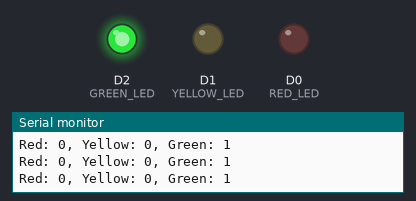
A sketch run on a simulated ESP8266 (NodeMCU). Parts: output pins drawn as LEDs (lit = HIGH), the last lines printed to the serial monitor. WiFi joins after 1.5 s; servers stay silent unless stated.

Above: at 3.7 s.
At 8.5 s:
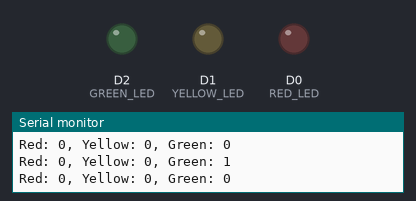
At 13.5 s:
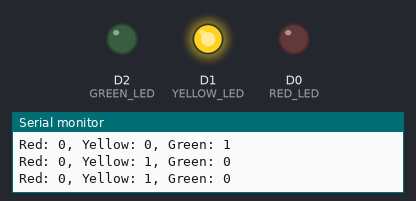
At 21.0 s:
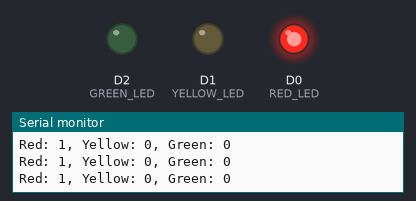
At 28.5 s:
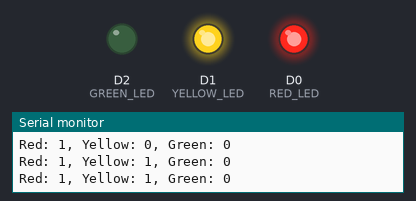
Timing chart, 0 to 40.5 s (numbered marks = the images above):
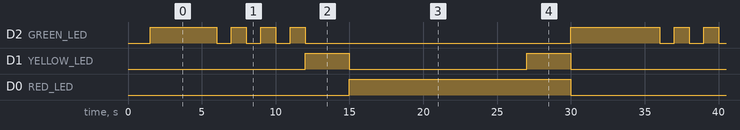

Measured:
- by itself, D2 (GREEN_LED): repeats every 30.0 s: 3 × (LOW 1.0 s, HIGH 1.0 s), LOW 18.0 s, HIGH 6.0 s
- by itself, D1 (YELLOW_LED): alternates HIGH for 3.0 s and LOW for 12.0 s
- by itself, D0 (RED_LED): alternates HIGH for 15.0 s and LOW for 15.0 s

The sketch:

Server.ino
```cpp
// 1 плата и ПК
// Плата-сервер
// 1. На плату загрузить серверный код, скопировать адрес для подключения.
// 2. Обращаться по этому адресу через Postman, например, http://192.168.1.103:80/state.
// Внизу будет отображаться полученный JSON.


#include <ESP8266WiFi.h>
#include <ArduinoJson.h>
#include <ESPAsyncTCP.h>
#include <ESPAsyncWebServer.h>

const char* ssid = "Name";  // Your Wi-Fi Name
const char* password = "Password";   // Wi-Fi Password

#define RED_LED D0
#define YELLOW_LED D1
#define GREEN_LED D2

struct State {
  int red;
  int yellow;
  int green;
};

State states[30] = {
  {0, 0, 1}, {0, 0, 1}, {0, 0, 1}, {0, 0, 1}, {0, 0, 1}, {0, 0, 1}, // Зеленый горит
  {0, 0, 0}, {0, 0, 1}, {0, 0, 0}, {0, 0, 1}, {0, 0, 0}, {0, 0, 1}, // Зеленый мерцает
  {0, 1, 0}, {0, 1, 0}, {0, 1, 0}, // Желтый горит
  {1, 0, 0}, {1, 0, 0}, {1, 0, 0}, {1, 0, 0}, {1, 0, 0}, {1, 0, 0}, {1, 0, 0}, {1, 0, 0}, {1, 0, 0}, {1, 0, 0}, {1, 0, 0}, {1, 0, 0}, // Красный горит
  {1, 1, 0}, {1, 1, 0}, {1, 1, 0} // Горят красный и жёлтый
};

AsyncWebServer server(80);

int lastStateIndex = 0;

void setup() {
  Serial.begin(115200);
  pinMode(GREEN_LED, OUTPUT);
  pinMode(YELLOW_LED, OUTPUT);
  pinMode(RED_LED, OUTPUT);

  // Connect to Wi-Fi
  WiFi.begin(ssid, password);
  Serial.println("Connecting to WiFi");
  while (WiFi.status() != WL_CONNECTED)
  {
    delay(500);
    Serial.print(".");
  }
  Serial.println("\nWiFi connected");

  // Print ESP8266 Local IP Address
  Serial.println(WiFi.localIP());

  server.on("/state", HTTP_GET, [] (AsyncWebServerRequest *request) {
    int stateIndex = millis() / 1000 % 30; // Переключение состояний каждую секунду
    stateIndex = (stateIndex + 15) % 30; // Сдвиг, чтобы состояния двух светофоров были противоположны
    String json = "{";
    json += "\"green\":" + String(states[stateIndex].green) + ",";
    json += "\"yellow\":" + String(states[stateIndex].yellow) + ",";
    json += "\"red\":" + String(states[stateIndex].red);
    json += "}";

    request->send(200, "application/json", json);
  });

  server.begin();
}

void loop() {
  int stateIndex = millis() / 1000 % 30; // Переключение состояний каждую секунду
  State state = states[stateIndex];
  if (stateIndex != lastStateIndex)
    Serial.printf("Red: %d, Yellow: %d, Green: %d\n", state.red, state.yellow, state.green);
    lastStateIndex = stateIndex;
  digitalWrite(GREEN_LED, state.green);
  digitalWrite(YELLOW_LED, state.yellow);
  digitalWrite(RED_LED, state.red);
}
```
